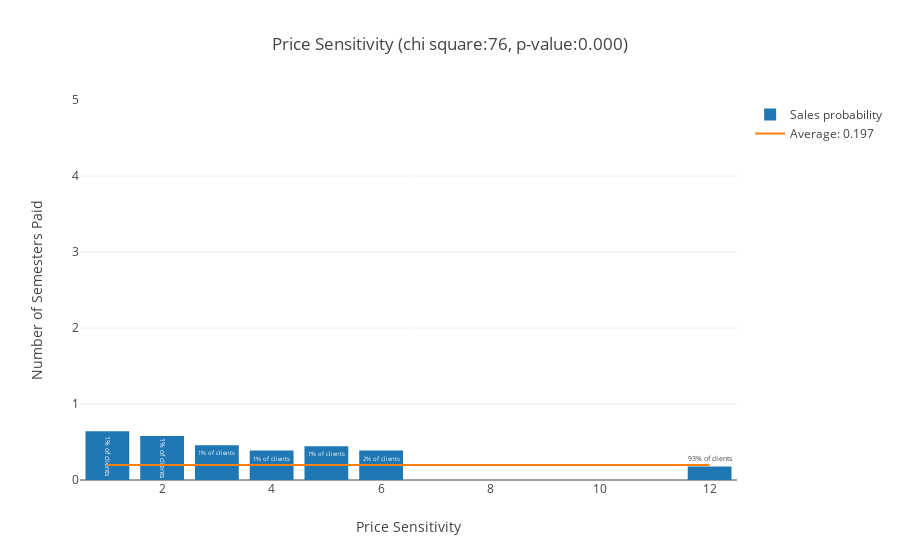

Here is the notebook cell this chart was saved with:
### Markdown cell above
The clients without data in the *Price Sensitivity* feature have a lower probability of buying the insurance, so we have included them in the analysis with the value 12, making them the more sensible to the price

### Code cell
var = 'Price Sensitivity'
db1.loc[np.isnan(db1[var]), var] = 12
chi, pval, fig = analyze_feature(var, db1)
scores[var] = (chi, pval)
iplot(fig)

### Figure 1 — Plotly figure (JSON) as saved in the notebook; plotly's stock layout.template omitted (floating-point values rounded to 4 significant figures)
{"data": [{"error_y": {"array": [1.433, 1.41, 1.266, 1.158, 1.257, 1.157, 0.8111], "type": "data", "visible": false}, "name": "Sales probability", "text": ["1% of clients", "1% of clients", "1% of clients", "1% of clients", "1% of clients", "2% of clients", "93% of clients"], "type": "bar", "x": [1, 2, 3, 4, 5, 6, 12], "y": [0.6429, 0.5791, 0.4565, 0.3869, 0.4439, 0.3867, 0.1761]}, {"mode": "lines", "name": "Average: 0.197", "type": "scatter", "x": [1, 12], "y": [0.1974, 0.1974]}], "layout": {"barmode": "group", "title": "Price Sensitivity (chi square:76, p-value:0.000)", "xaxis": {"title": "Price Sensitivity"}, "yaxis": {"range": [0, 5], "title": "Number of Semesters Paid"}}}
